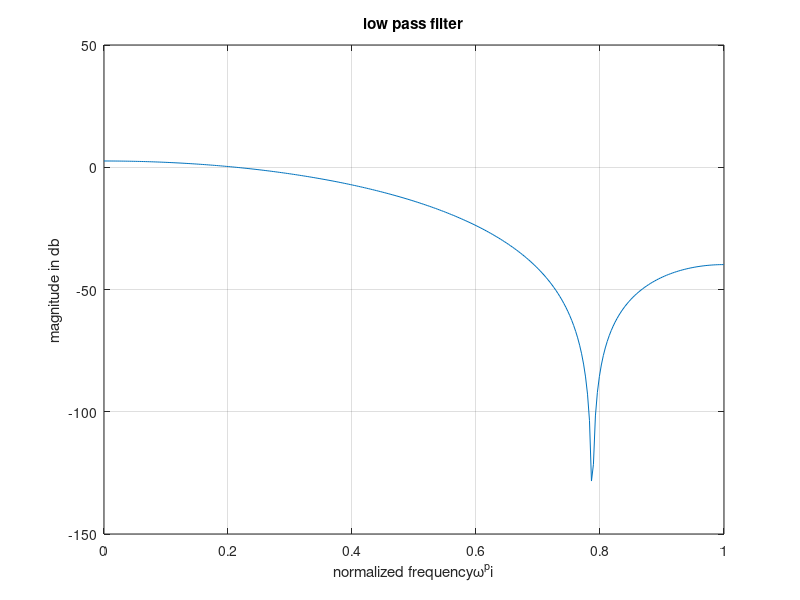

This figure's MATLAB source:
# FIR
clc;

clear all;

close all;

N=input('enter the order of filter');

wc=(pi/2);

a=(N-1)/2;

for n=1:N

 if((n-1)==a)

 hd(n)=(wc/pi);

 else

 hd(n)=(sin(wc*(n-1-a)))/(pi*(n-1-a));

 end;

 w(n)=1;

end;

h=w.*hd;

a=0:0.01:pi;

b=freqz(h,1,a);

mag=20*log(abs(b));

plot(a/pi,mag);

grid;

xlabel('normalized frequency\omega^pi');

ylabel('magnitude in db');

title('low pass filter');
